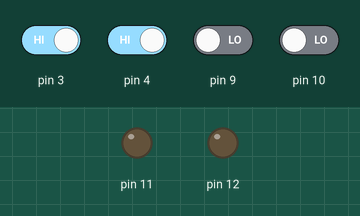
Recording of a sketch running on a simulated Arduino Uno, built with avr-gcc and run on an emulated ATmega328P. On the bench: output pins drawn as LEDs (lit = HIGH). The inputs (shaded band) are chosen by the test bench; at power-on: pin 3, pin 4 HIGH, pin 9, pin 10 LOW.

Above: at 1.2 s.
1.3 s: pin 9 driven HIGH
At 2.3 s:
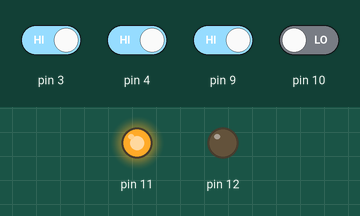
2.8 s: pin 3 driven LOW
At 3.7 s:
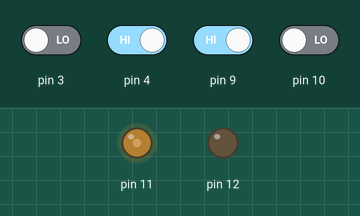
4.3 s: pin 10 driven HIGH
At 5.5 s:
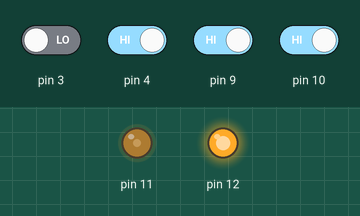
5.8 s: pin 3 driven HIGH
At 7.0 s:
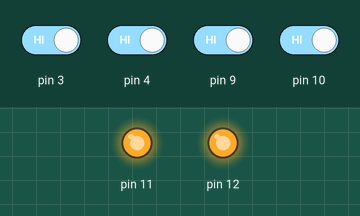
7.3 s: pin 4 driven LOW
At 8.3 s:
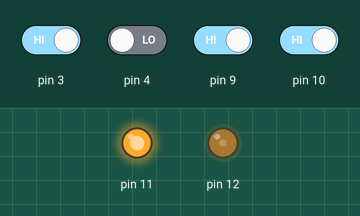
8.8 s: pin 4 driven HIGH
At 10.2 s:
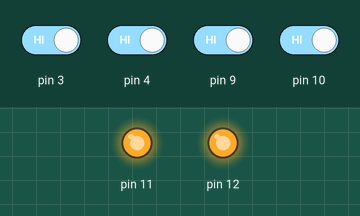
Timing chart, 0 to 11.3 s (numbered marks = the images above; inputs shaded):
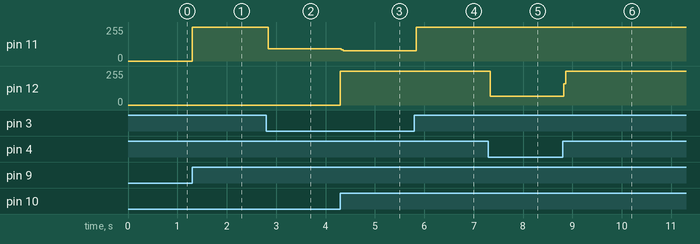

The sketch:

RelaisMoteurCapteur.ino
```cpp
boolean etat_bouton1 = LOW ; // Variable qui représente l'état du bouton d'ouverture
boolean etat_bouton2 = LOW ; // Variable qui représente l'état du bouton de fermeture
boolean etat_int1 = HIGH ; // Variable qui représente l'état de l'interrupteur d'arrêt d'ouverture
boolean etat_int2 = HIGH ; // Variable qui représente l'état de l'interrupteur d'arrêt de fermeture

void setup ()
{

  pinMode(3, INPUT);
  pinMode(4, INPUT);
  pinMode(9, INPUT);
  pinMode(10, INPUT);
  pinMode(11, OUTPUT);
  pinMode(12, OUTPUT);

}


void loop ()
{

  etat_bouton1 = digitalRead (9) ;
  etat_bouton2 = digitalRead (10) ;
  etat_int1 = digitalRead (3) ;
  etat_int2 = digitalRead (4) ;

  if (etat_bouton1 == HIGH) // Si le bouton d'ouverture est appuyé, ouvrir le portail (Moteur sens horaire)
  {
    digitalWrite (11, HIGH) ;
    etat_int1 = digitalRead (3) ;
  }

  if (etat_int1 == LOW) // Si l'interrupteur d'arrêt d'ouverture est appuyé, arrêter le moteur
  {
    etat_int1 = digitalRead (3) ;
    digitalWrite (11, LOW) ;
  }

  if (etat_bouton2 == HIGH) // Si le bouton de fermeture est appuyé, fermer le portail (Moteur sens trigonométrique)
  {
    digitalWrite (12, HIGH) ;
    etat_int2 = digitalRead (4) ;
  }

  if (etat_int2 == LOW) // Si l'interrupteur d'arrêt de fermeture est appuyé, arrêter le moteur
  {
    etat_int1 = digitalRead (4) ;
    digitalWrite (12, LOW) ;
  }
}
```

Measured:
- after the input at 1.3 s, pin 11: 0/255 → 255/255 at once
- after the input at 2.8 s, pin 11: 255/255 → 91/255 at once
- after the input at 4.3 s, pin 11: 91/255 → 77/255 at once; pin 12: 0/255 → 255/255 at once
- after the input at 5.8 s, pin 11: 77/255 → 255/255 at once
- after the input at 7.3 s, pin 12: 255/255 → 65/255 at once
- after the input at 8.8 s, pin 12: 65/255 → 255/255 at once
